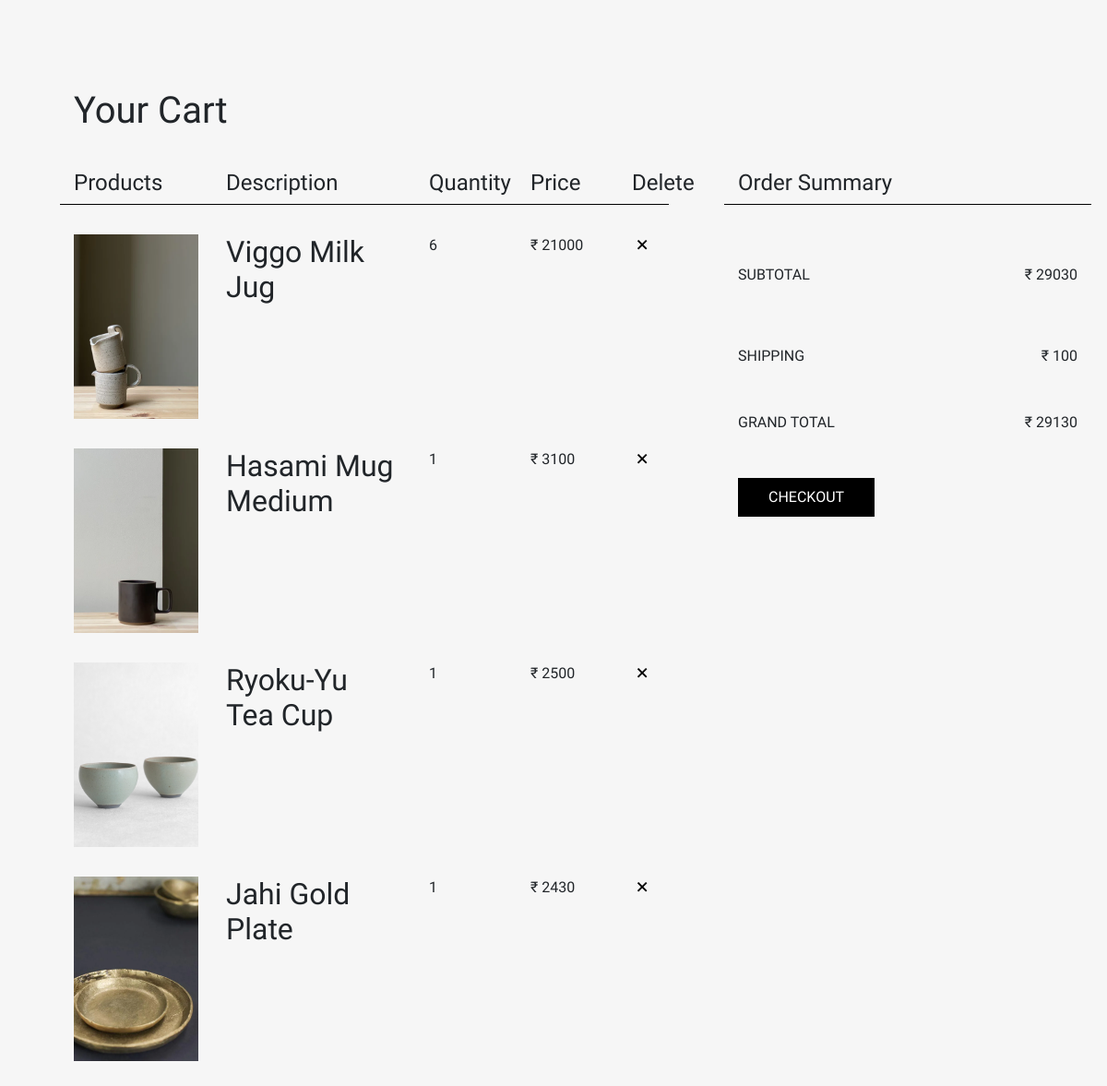
/cart.php (signed in), run on the app's committed database.
### tables this page shows
CREATE TABLE `cart` (
  `cart_item_id` int(11) NOT NULL,
  `user_id` int(11) NOT NULL,
  `product_id` int(11) NOT NULL,
  `quantity` int(3) NOT NULL
);

CREATE TABLE `products` (
  `product_id` int(11) NOT NULL,
  `product_category_id` int(11) NOT NULL,
  `name` varchar(150) NOT NULL,
  `description` varchar(250) NOT NULL,
  `material` varchar(30) NOT NULL,
  `colour` varchar(30) NOT NULL,
  `measurements` varchar(30) NOT NULL,
  `stock` int(11) NOT NULL,
  `price` float NOT NULL
);

### cart.php (the view, shortened to what this page needs)
<?php
    require "include/database_connect.php";
    $user_id = isset($_SESSION['user_id']) ? $_SESSION['user_id'] : NULL;
    $sql1 = "SELECT * FROM cart
                INNER JOIN products
                ON cart.product_id = products.product_id
                WHERE user_id='$user_id'";
    $result1 = mysqli_query($conn, $sql1);
    $cart_products = mysqli_fetch_all($result1, MYSQLI_ASSOC);
?>
<!DOCTYPE html>
<html lang="en">
<head>
    <?php
        include "include/all_links.php";
    ?>
    <link href="css/cart.css" rel="stylesheet">
</head>
<body>
    <div class="row">
        <div class="col-md-8 your-cart">
            <div class="row">
                <div class="col"><h1>Your Cart</h1></div>
            </div>
            <div class="row cart-menu">
                <div class="col-3"><h4>Products</h4></div>
                <div class="col-4"><h4>Description</h4></div>
                <div class="col-2"><h4>Quantity</h4></div>
                <div class="col-2"><h4>Price</h4></div>
                <div class="col-1"><h4>Delete</h4></div>
            </div>
            <?php
                $subtotal = 0;
                $shipping = 100;
                foreach ($cart_products as $cart_product) {
                    $product_images = glob("img/products/".$cart_product['product_id']."/*");
                    $subtotal = $cart_product['price']*$cart_product['quantity'] + $subtotal ;
            ?>
            <div class="row cart-item">
                <div class="col-3 image-container">
                    <img src="<?= $product_images[0] ?>" alt="" />
                </div>
                <div class="col-4"><h2><?= $cart_product['name'] ?></h2></div>
                <div class="col-2"><?= $cart_product['quantity'] ?></div>
                <div class="col-2">&#x20B9;  <?= $cart_product['price']*$cart_product['quantity']; ?></div>
                <div class="col-1"><a class="item-del-button" href="api/cart_submit.php?delete=<?= $cart_product['product_id'] ?>&quantity=<?= $cart_product['quantity'] ?>"><i class="bx bx-x"></i></a></div>
            </div>
            <?php
                }
            ?>
        </div>
        <div class="col-md-4 checkout-box">
            <div class="row">
                <div class="col order-summary">
                    <h4>Order Summary</h4>
                </div>
            </div>
            <form method="post" action="">
                <div class="row order-desc">
                    <div class="col">SUBTOTAL</div>
                    <div class="col text-right">&#x20B9; <?= $subtotal ?></div>
                </div>
                <div class="row order-desc">
                    <div class="col">SHIPPING</div>
                    <div class="col text-right">&#x20B9; <?= $shipping = $subtotal?$shipping:0; ?></div>
                </div>
                <div class="row order-desc my-5">
                    <div class="col">GRAND TOTAL</div>
                    <div class="col text-right">&#x20B9;  <?= $subtotal + $shipping ?></div>
                </div>
                <button class="checkout-btn">CHECKOUT</button>
            </form>
        </div>
    </div>
</body>
</html>

### include/all_links.php
<link href="css/bootstrap.min.css" rel="stylesheet" />
<link href="css/common.css" rel="stylesheet" />
<link href="https://use.fontawesome.com/releases/v5.11.2/css/all.css" rel="stylesheet" />
<link href='https://unpkg.com/boxicons@2.1.4/css/boxicons.min.css' rel='stylesheet'>

### css/common.css (style rules this page uses)
* { box-sizing: border-box; margin: 0; padding: 0; font-size: 16px; font-family: 'Varela', sans-serif; text-decoration: none; }
html { scroll-behavior: smooth; }
:root { --color-bg: #F9F9F9; --color-bg-2: #FFFFFF; --text-header: white; --text-header-alt:#a5a9a0; --text-normal: #000000; --text-link: rgb(95, 90, 90); }

### css/cart.css (style rules this page uses)
body { background-color: rgb(246,246,246); font-size: 12px; font-family: "Work Sans"; overflow-x: hidden; }
.your-cart, .checkout-box { padding: 4rem 1rem; }
.cart-menu, .order-summary { border-bottom: 1px solid black; }
.your-cart .row { margin: 2rem 4rem; }
.item-del-button i { cursor: pointer; }
.item-del-button i { font-size: 1.4rem; color: #000000; transition: ease 0.2s; }
.image-container { height: 200px; }
.image-container img { height: 100%; width: 100%; object-fit: cover; }
.checkout-box { position: fixed; top:0; bottom: 0; right: 0; margin: 7.5rem 1rem; height: 100vh; }
.checkout-box .order-desc { margin-top: 4rem; }
.checkout-btn { text-decoration: none; color: white; background-color: black; border: 1px solid black; padding: 0.5rem 2rem; }

### data on the page
cart: shows a picture, product.name "Viggo Milk Jug", quantity "6", $cart_product['price']*$cart_product['quantity'] "21000"
cart: shows a picture, product.name "Hasami Mug Medium", quantity "1", $cart_product['price']*$cart_product['quantity'] "3100"
cart: shows a picture, product.name "Ryoku-Yu Tea Cup", quantity "1", $cart_product['price']*$cart_product['quantity'] "2500"
cart: shows a picture, product.name "Jahi Gold Plate", quantity "1", $cart_product['price']*$cart_product['quantity'] "2430"

### other printed values
$subtotal "29030"
$shipping = $subtotal?$shipping:0 "100"
$subtotal + $shipping "29130"
